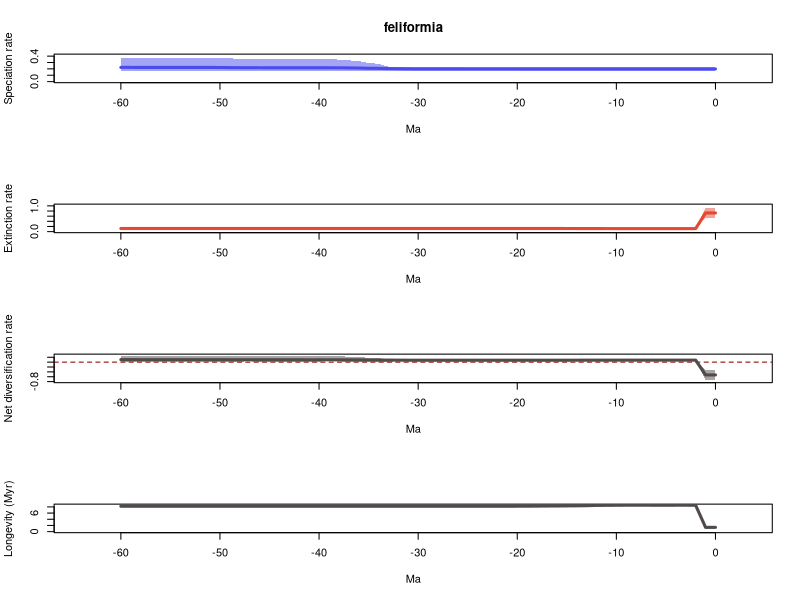

This chart was generated by the following R code:
# 1 files combined:
# 	/home/eeb177-student/Desktop/eeb-177/eeb-174-final-project/pyrate_feliformia/pyrate_mcmc_logs/feliformia_occ_1_marginal_rates.log

# 95% HPDs calculated using code from Biopy (https://www.cs.auckland.ac.nz/~yhel002/biopy/)

pdf(file='/home/eeb177-student/Desktop/eeb-177/eeb-174-final-project/pyrate_feliformia/pyrate_mcmc_logs/feliformia_occ_1_marginal_rates_RTT.pdf',width=0.6*9, height=16.8)
par(mfrow=c(4,1))
library(scales)
L_hpd_m95=c(0.172593365495, 0.172593365495,0.172593365495,0.172593365495,0.172593365495,0.172593365495,0.172593365495,0.173157427596,0.173157427596,0.173157427596,0.173157427596,0.173157427596,0.173157427596,0.173157427596,0.173157427596,0.173157427596,0.173157427596,0.173157427596,0.173157427596,0.173157427596,0.17139446065,0.173157427596,0.17139446065,0.17139446065,0.173157427596,0.173157427596,0.173157427596,0.173157427596,0.172593365495,0.174006411571,0.174006411571,0.173157427596,0.17043556829,0.164278661503,0.159458070102,0.16655709046,0.162470278255,0.159458070102,0.16655709046,0.172844774714,0.172593365495,0.172593365495,0.172593365495,0.16655709046,0.16655709046,0.16655709046,0.16655709046,0.16655709046,0.162470278255,0.163321224787,0.166735915671,0.163321224787,0.163321224787,0.163321224787,0.163321224787,0.163321224787,0.163321224787,0.163321224787,0.163321224787,0.162470278255,0.162470278255)
L_hpd_M95=c(0.224315376603, 0.224315376603,0.224315376603,0.224315376603,0.224315376603,0.224315376603,0.224315376603,0.224523364051,0.224523364051,0.224523364051,0.224523364051,0.224523364051,0.224837730886,0.224837730886,0.224837730886,0.224837730886,0.224837730886,0.225043639379,0.225043639379,0.225043639379,0.225043639379,0.227051484678,0.225043639379,0.225043639379,0.227051484678,0.227051484678,0.227051484678,0.227051484678,0.226907009813,0.228902611429,0.228957792285,0.230070601558,0.232184438478,0.234742732888,0.280493858785,0.291320483377,0.323190943315,0.333724711286,0.345726470037,0.354424728537,0.354424728537,0.356169335055,0.357405583077,0.354424728537,0.354963553775,0.354424728537,0.354963553775,0.356169335055,0.357828023882,0.365617705615,0.377124627722,0.377124627722,0.377124627722,0.377124627722,0.377124627722,0.377124627722,0.377124627722,0.377124627722,0.377124627722,0.377124627722,0.377124627722)
M_hpd_m95=c(0.54431228978, 0.54431228978,0.0941391307708,0.0944298157747,0.0944298157747,0.0941391307708,0.0944298157747,0.0941391307708,0.0934403668712,0.0927623915287,0.0922561603847,0.0934403668712,0.0934403668712,0.0941391307708,0.095981254458,0.0944298157747,0.0945907654573,0.094782287636,0.0945907654573,0.0945907654573,0.0944298157747,0.0961833070381,0.0961833070381,0.0961833070381,0.0961833070381,0.0961833070381,0.0961833070381,0.0961833070381,0.0961833070381,0.0961833070381,0.0961833070381,0.0961833070381,0.0961833070381,0.0961833070381,0.0961833070381,0.0961833070381,0.0961833070381,0.0961833070381,0.0961833070381,0.0961833070381,0.0961833070381,0.0961833070381,0.0961833070381,0.0961833070381,0.0961833070381,0.0961833070381,0.0961833070381,0.0961833070381,0.0961833070381,0.0961833070381,0.0961833070381,0.0961833070381,0.0961833070381,0.0961833070381,0.0961833070381,0.0961833070381,0.0961833070381,0.0961833070381,0.0961833070381,0.0961833070381,0.0961833070381)
M_hpd_M95=c(0.93382000634, 0.93382000634,0.141050392683,0.141565532737,0.141565532737,0.141050392683,0.141565532737,0.141565532737,0.141565532737,0.141565532737,0.141920601837,0.142796383976,0.142796383976,0.144094203455,0.145673789287,0.144632404783,0.145673789287,0.145673789287,0.145673789287,0.145673789287,0.145673789287,0.147998808725,0.147998808725,0.147998808725,0.147998808725,0.147998808725,0.147998808725,0.147998808725,0.147998808725,0.147998808725,0.147998808725,0.147998808725,0.147998808725,0.147998808725,0.147998808725,0.147998808725,0.147998808725,0.147998808725,0.147998808725,0.147998808725,0.147998808725,0.147998808725,0.147998808725,0.147998808725,0.147998808725,0.147998808725,0.147998808725,0.147998808725,0.147998808725,0.147998808725,0.147998808725,0.147998808725,0.147998808725,0.147998808725,0.147998808725,0.147998808725,0.147998808725,0.147998808725,0.147998808725,0.147998808725,0.147998808725)
R_hpd_m95=c(-0.728469545987, -0.728469545987,0.0456081656136,0.0456081656136,0.0456081656136,0.0454347334467,0.0454347334467,0.049201714344,0.049201714344,0.049201714344,0.0456081656136,0.0454347334467,0.0454347334467,0.0442399786478,0.0442399786478,0.0434814737338,0.0422129081437,0.0411421684122,0.0411421684122,0.040000240105,0.040000240105,0.040000240105,0.0401651708635,0.0401651708635,0.0401651708635,0.040000240105,0.040000240105,0.040000240105,0.036266889572,0.036266889572,0.0351224396883,0.040000240105,0.029007837734,0.0228630909155,0.00780292908082,0.0228630909155,0.0228630909155,0.0188134422856,0.029007837734,0.029007837734,0.0246678519465,0.0228630909155,0.0228630909155,0.0188134422856,0.0155556949953,0.0188134422856,0.0155556949953,0.029007837734,0.0232864964033,0.0228630909155,0.0155556949953,0.00668533831443,0.00668533831443,0.00668533831443,0.00668533831443,0.00668533831443,0.00668533831443,0.00668533831443,0.00668533831443,0.00771826343529,0.00771826343529)
R_hpd_M95=c(-0.342345242024, -0.342345242024,0.11625173711,0.11625173711,0.11625173711,0.115758130431,0.115758130431,0.119534159482,0.119534159482,0.119534159482,0.11625173711,0.115758130431,0.115758130431,0.113908799576,0.113908799576,0.114110491635,0.114110491635,0.113585918167,0.114110491635,0.113585918167,0.115609076845,0.11625173711,0.11625173711,0.11625173711,0.11625173711,0.115609076845,0.116159056776,0.116159056776,0.113585918167,0.114110491635,0.114110491635,0.124165908832,0.121659168517,0.125619206477,0.158482677688,0.178447815581,0.214959965927,0.224103441561,0.241321193587,0.243358177975,0.241321193587,0.24082151537,0.241321193587,0.243358177975,0.243358177975,0.243358177975,0.243358177975,0.258228033751,0.2577083186,0.258228033751,0.259425942153,0.255056457012,0.255056457012,0.255056457012,0.255056457012,0.255056457012,0.255056457012,0.255056457012,0.255056457012,0.2577083186,0.2577083186)
L_mean=c(0.198826305258, 0.198826305258,0.198826305258,0.198826305258,0.198826305258,0.198809075629,0.198809075629,0.198764215412,0.198748401511,0.198734642539,0.198734642539,0.198719065416,0.198753797479,0.198786980998,0.198774504944,0.198765987882,0.198781600578,0.198802308247,0.198780414306,0.198822554299,0.199007154733,0.199024078978,0.199019380576,0.198974207766,0.199049018839,0.199064147381,0.199152679981,0.199192103898,0.199407518253,0.199461998664,0.199547265418,0.200443466503,0.202561962927,0.204468641722,0.208394846966,0.209072668089,0.213348485322,0.215336355436,0.216783592126,0.217005886902,0.217272081495,0.217089174331,0.217712794535,0.217491604983,0.217761071395,0.21751987291,0.217921370357,0.218364261949,0.218756838331,0.219848284222,0.221589880301,0.222673678008,0.222673678008,0.222673678008,0.222673678008,0.222673678008,0.222673678008,0.222673678008,0.222673678008,0.223219947073,0.223219947073)
M_mean=c(0.725108056567, 0.725108056567,0.117016834495,0.117000417377,0.117000417377,0.117049707648,0.117035856368,0.116976952096,0.116957561193,0.116884317647,0.117215465523,0.117524758783,0.117775035629,0.119062950035,0.119705735679,0.120082087079,0.120515720974,0.120673213479,0.121083816814,0.121449938693,0.121604274463,0.121634287199,0.121634287199,0.121634287199,0.121634287199,0.121634287199,0.121634287199,0.121634287199,0.121634287199,0.121634287199,0.121634287199,0.121634287199,0.121634287199,0.121634287199,0.121634287199,0.121634287199,0.121634287199,0.121634287199,0.121634287199,0.121634287199,0.121634287199,0.121634287199,0.121634287199,0.121634287199,0.121634287199,0.121634287199,0.121634287199,0.121634287199,0.121634287199,0.121634287199,0.121634287199,0.121634287199,0.121634287199,0.121634287199,0.121634287199,0.121634287199,0.121634287199,0.121634287199,0.121634287199,0.121634287199,0.121634287199)
R_mean=c(-0.52628175131, -0.52628175131,0.0818094707623,0.0818258878806,0.0818258878806,0.0817593679813,0.0817732192616,0.0817872633159,0.0817908403177,0.0818503248919,0.0815191770165,0.0811943066327,0.0809787618502,0.0797240309635,0.0790687692649,0.0786839008028,0.0782658796033,0.0781290947678,0.077696597492,0.0773726156062,0.0774028802705,0.0773897917784,0.0773850933769,0.0773399205662,0.0774147316396,0.0774298601818,0.0775183927812,0.0775578166982,0.077773231054,0.0778277114647,0.0779129782187,0.0788091793039,0.0809276757279,0.0828343545224,0.0867605597666,0.0874383808896,0.0917141981229,0.0937020682368,0.0951493049265,0.0953715997022,0.095637794296,0.0954548871319,0.096078507336,0.0958573177839,0.0961267841955,0.0958855857101,0.0962870831581,0.0967299747498,0.0971225511312,0.0982139970224,0.0999555931011,0.101039390808,0.101039390808,0.101039390808,0.101039390808,0.101039390808,0.101039390808,0.101039390808,0.101039390808,0.101585659874,0.101585659874)
trans=0.5
age=(0:(61-1))* -1
plot(age,age,type = 'n', ylim = c(0, 0.414837090495), xlim = c(-64.05,3.05), ylab = 'Speciation rate', xlab = 'Ma',main='feliformia' )
polygon(c(age, rev(age)), c(L_hpd_M95, rev(L_hpd_m95)), col = alpha("#4c4cec",trans), border = NA)
lines(rev(age), rev(L_mean), col = "#4c4cec", lwd=3)
plot(age,age,type = 'n', ylim = c(0, 1.02720200697), xlim = c(-64.05,3.05), ylab = 'Extinction rate', xlab = 'Ma' )
polygon(c(age, rev(age)), c(M_hpd_M95, rev(M_hpd_m95)), col = alpha("#e34a33",trans), border = NA)
lines(rev(age), rev(M_mean), col = "#e34a33", lwd=3)
plot(age,age,type = 'n', ylim = c(-0.801316500585, 0.285368536368), xlim = c(-64.05,3.05), ylab = 'Net diversification rate', xlab = 'Ma' )
abline(h=0,lty=2,col="darkred")
polygon(c(age, rev(age)), c(R_hpd_M95, rev(R_hpd_m95)), col = alpha("#504A4B",trans), border = NA)
lines(rev(age), rev(R_mean), col = "#504A4B", lwd=3)
plot(age,age,type = 'n', ylim = c(0, max(1/M_mean)), xlim = c(-64.05,3.05), ylab = 'Longevity (Myr)', xlab = 'Ma' )
lines(rev(age), rev(1/M_mean), col = "#504A4B", lwd=3)
n <- dev.off()